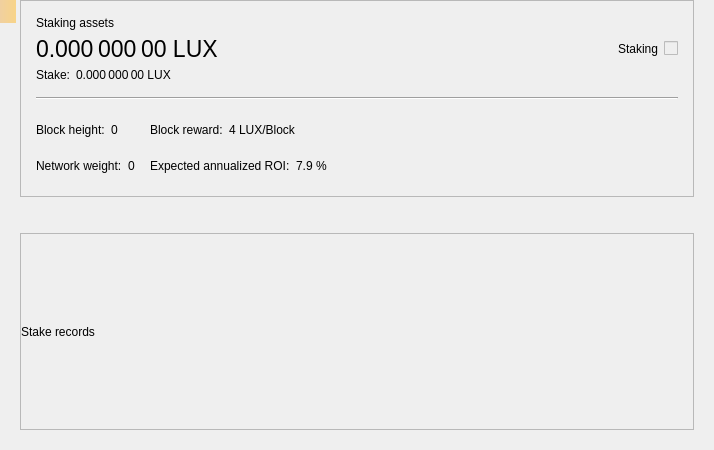
<?xml version="1.0" encoding="UTF-8"?>
<ui version="4.0">
 <class>StakePage</class>
 <widget class="QWidget" name="StakePage">
  <property name="geometry">
   <rect>
    <x>0</x>
    <y>0</y>
    <width>714</width>
    <height>450</height>
   </rect>
  </property>
  <property name="windowTitle">
   <string>Form</string>
  </property>
  <layout class="QVBoxLayout" name="verticalLayout_3">
   <property name="leftMargin">
    <number>20</number>
   </property>
   <property name="topMargin">
    <number>0</number>
   </property>
   <property name="rightMargin">
    <number>20</number>
   </property>
   <property name="bottomMargin">
    <number>20</number>
   </property>
   <item>
    <widget class="QFrame" name="frameStakeInfo">
     <property name="frameShape">
      <enum>QFrame::StyledPanel</enum>
     </property>
     <property name="frameShadow">
      <enum>QFrame::Raised</enum>
     </property>
     <layout class="QVBoxLayout" name="verticalLayout">
      <property name="spacing">
       <number>15</number>
      </property>
      <property name="leftMargin">
       <number>15</number>
      </property>
      <property name="topMargin">
       <number>15</number>
      </property>
      <property name="rightMargin">
       <number>15</number>
      </property>
      <property name="bottomMargin">
       <number>15</number>
      </property>
      <item>
       <layout class="QGridLayout" name="gridLayout_2">
        <property name="spacing">
         <number>6</number>
        </property>
        <item row="1" column="0">
         <widget class="QLabel" name="labelAssets">
          <property name="font">
           <font>
            <pointsize>17</pointsize>
           </font>
          </property>
          <property name="cursor">
           <cursorShape>IBeamCursor</cursorShape>
          </property>
          <property name="toolTip">
           <string>Your current spendable balance</string>
          </property>
          <property name="text">
           <string notr="true">0.000 000 00 LUX</string>
          </property>
          <property name="alignment">
           <set>Qt::AlignLeading|Qt::AlignLeft|Qt::AlignVCenter</set>
          </property>
          <property name="textInteractionFlags">
           <set>Qt::LinksAccessibleByMouse|Qt::TextSelectableByMouse</set>
          </property>
         </widget>
        </item>
        <item row="0" column="0">
         <widget class="QLabel" name="labelAssetsText">
          <property name="text">
           <string>Staking assets</string>
          </property>
          <property name="alignment">
           <set>Qt::AlignLeading|Qt::AlignLeft|Qt::AlignVCenter</set>
          </property>
         </widget>
        </item>
        <item row="1" column="2">
         <spacer name="horizontalSpacer_2">
          <property name="orientation">
           <enum>Qt::Horizontal</enum>
          </property>
          <property name="sizeHint" stdset="0">
           <size>
            <width>40</width>
            <height>20</height>
           </size>
          </property>
         </spacer>
        </item>
        <item row="4" column="0">
         <layout class="QHBoxLayout" name="horizontalLayout_5">
          <property name="spacing">
           <number>6</number>
          </property>
          <item>
           <widget class="QLabel" name="labelStakeText">
            <property name="sizePolicy">
             <sizepolicy hsizetype="Maximum" vsizetype="Preferred">
              <horstretch>0</horstretch>
              <verstretch>0</verstretch>
             </sizepolicy>
            </property>
            <property name="text">
             <string>Stake:</string>
            </property>
            <property name="alignment">
             <set>Qt::AlignLeading|Qt::AlignLeft|Qt::AlignVCenter</set>
            </property>
           </widget>
          </item>
          <item>
           <widget class="QLabel" name="labelStake">
            <property name="text">
             <string>0.000 000 00 LUX</string>
            </property>
            <property name="alignment">
             <set>Qt::AlignLeading|Qt::AlignLeft|Qt::AlignVCenter</set>
            </property>
            <property name="textInteractionFlags">
             <set>Qt::LinksAccessibleByMouse|Qt::TextSelectableByMouse</set>
            </property>
           </widget>
          </item>
          <item>
           <spacer name="horizontalSpacer_3">
            <property name="orientation">
             <enum>Qt::Horizontal</enum>
            </property>
            <property name="sizeType">
             <enum>QSizePolicy::Minimum</enum>
            </property>
            <property name="sizeHint" stdset="0">
             <size>
              <width>0</width>
              <height>0</height>
             </size>
            </property>
           </spacer>
          </item>
         </layout>
        </item>
        <item row="1" column="4">
         <widget class="QLabel" name="labelStaking">
          <property name="text">
           <string>Staking</string>
          </property>
         </widget>
        </item>
        <item row="1" column="5">
         <widget class="QSwitchControl" name="checkStake">
          <property name="enabled">
           <bool>false</bool>
          </property>
         </widget>
        </item>
       </layout>
      </item>
      <item>
       <widget class="Line" name="hLine">
        <property name="orientation">
         <enum>Qt::Horizontal</enum>
        </property>
       </widget>
      </item>
      <item>
       <layout class="QGridLayout" name="gridLayout">
        <property name="verticalSpacing">
         <number>6</number>
        </property>
        <item row="0" column="0">
         <layout class="QHBoxLayout" name="horizontalLayout">
          <property name="spacing">
           <number>6</number>
          </property>
          <item>
           <widget class="QLabel" name="labelHeightText">
            <property name="sizePolicy">
             <sizepolicy hsizetype="Maximum" vsizetype="Preferred">
              <horstretch>0</horstretch>
              <verstretch>0</verstretch>
             </sizepolicy>
            </property>
            <property name="text">
             <string>Block height:</string>
            </property>
            <property name="alignment">
             <set>Qt::AlignLeading|Qt::AlignLeft|Qt::AlignVCenter</set>
            </property>
           </widget>
          </item>
          <item>
           <widget class="QLabel" name="labelHeight">
            <property name="text">
             <string>0</string>
            </property>
            <property name="alignment">
             <set>Qt::AlignLeading|Qt::AlignLeft|Qt::AlignVCenter</set>
            </property>
            <property name="textInteractionFlags">
             <set>Qt::LinksAccessibleByMouse|Qt::TextSelectableByMouse</set>
            </property>
           </widget>
          </item>
          <item>
           <spacer name="horizontalSpacer_4">
            <property name="orientation">
             <enum>Qt::Horizontal</enum>
            </property>
            <property name="sizeType">
             <enum>QSizePolicy::Minimum</enum>
            </property>
            <property name="sizeHint" stdset="0">
             <size>
              <width>0</width>
              <height>0</height>
             </size>
            </property>
           </spacer>
          </item>
         </layout>
        </item>
        <item row="0" column="1">
         <layout class="QHBoxLayout" name="horizontalLayout_3">
          <property name="spacing">
           <number>6</number>
          </property>
          <item>
           <widget class="QLabel" name="labelRewardText">
            <property name="sizePolicy">
             <sizepolicy hsizetype="Maximum" vsizetype="Preferred">
              <horstretch>0</horstretch>
              <verstretch>0</verstretch>
             </sizepolicy>
            </property>
            <property name="text">
             <string>Block reward:</string>
            </property>
            <property name="alignment">
             <set>Qt::AlignLeading|Qt::AlignLeft|Qt::AlignVCenter</set>
            </property>
           </widget>
          </item>
          <item>
           <widget class="QLabel" name="labelReward">
            <property name="text">
             <string>4 LUX/Block</string>
            </property>
            <property name="alignment">
             <set>Qt::AlignLeading|Qt::AlignLeft|Qt::AlignVCenter</set>
            </property>
            <property name="textInteractionFlags">
             <set>Qt::LinksAccessibleByMouse|Qt::TextSelectableByMouse</set>
            </property>
           </widget>
          </item>
          <item>
           <spacer name="horizontalSpacer_6">
            <property name="orientation">
             <enum>Qt::Horizontal</enum>
            </property>
            <property name="sizeType">
             <enum>QSizePolicy::Minimum</enum>
            </property>
            <property name="sizeHint" stdset="0">
             <size>
              <width>0</width>
              <height>0</height>
             </size>
            </property>
           </spacer>
          </item>
         </layout>
        </item>
        <item row="0" column="2" rowspan="2">
         <spacer name="horizontalSpacer">
          <property name="orientation">
           <enum>Qt::Horizontal</enum>
          </property>
          <property name="sizeHint" stdset="0">
           <size>
            <width>40</width>
            <height>20</height>
           </size>
          </property>
         </spacer>
        </item>
        <item row="1" column="0">
         <layout class="QHBoxLayout" name="horizontalLayout_2">
          <property name="spacing">
           <number>6</number>
          </property>
          <item>
           <widget class="QLabel" name="labelWeightText">
            <property name="sizePolicy">
             <sizepolicy hsizetype="Maximum" vsizetype="Preferred">
              <horstretch>0</horstretch>
              <verstretch>0</verstretch>
             </sizepolicy>
            </property>
            <property name="text">
             <string>Network weight:</string>
            </property>
            <property name="alignment">
             <set>Qt::AlignLeading|Qt::AlignLeft|Qt::AlignVCenter</set>
            </property>
           </widget>
          </item>
          <item>
           <widget class="QLabel" name="labelWeight">
            <property name="text">
             <string>0</string>
            </property>
            <property name="alignment">
             <set>Qt::AlignLeading|Qt::AlignLeft|Qt::AlignVCenter</set>
            </property>
            <property name="textInteractionFlags">
             <set>Qt::LinksAccessibleByMouse|Qt::TextSelectableByMouse</set>
            </property>
           </widget>
          </item>
          <item>
           <spacer name="horizontalSpacer_5">
            <property name="orientation">
             <enum>Qt::Horizontal</enum>
            </property>
            <property name="sizeType">
             <enum>QSizePolicy::Minimum</enum>
            </property>
            <property name="sizeHint" stdset="0">
             <size>
              <width>0</width>
              <height>0</height>
             </size>
            </property>
           </spacer>
          </item>
         </layout>
        </item>
        <item row="1" column="1">
         <layout class="QHBoxLayout" name="horizontalLayout_4">
          <property name="spacing">
           <number>6</number>
          </property>
          <item>
           <widget class="QLabel" name="labelROIText">
            <property name="sizePolicy">
             <sizepolicy hsizetype="Maximum" vsizetype="Preferred">
              <horstretch>0</horstretch>
              <verstretch>0</verstretch>
             </sizepolicy>
            </property>
            <property name="text">
             <string>Expected annualized ROI:</string>
            </property>
            <property name="alignment">
             <set>Qt::AlignLeading|Qt::AlignLeft|Qt::AlignVCenter</set>
            </property>
           </widget>
          </item>
          <item>
           <widget class="QLabel" name="labelROI">
            <property name="text">
             <string>7.9 %</string>
            </property>
            <property name="alignment">
             <set>Qt::AlignLeading|Qt::AlignLeft|Qt::AlignVCenter</set>
            </property>
            <property name="textInteractionFlags">
             <set>Qt::LinksAccessibleByMouse|Qt::TextSelectableByMouse</set>
            </property>
           </widget>
          </item>
          <item>
           <spacer name="horizontalSpacer_7">
            <property name="orientation">
             <enum>Qt::Horizontal</enum>
            </property>
            <property name="sizeType">
             <enum>QSizePolicy::Minimum</enum>
            </property>
            <property name="sizeHint" stdset="0">
             <size>
              <width>0</width>
              <height>0</height>
             </size>
            </property>
           </spacer>
          </item>
         </layout>
        </item>
       </layout>
      </item>
     </layout>
    </widget>
   </item>
   <item>
    <spacer name="verticalSpacer">
     <property name="orientation">
      <enum>Qt::Vertical</enum>
     </property>
     <property name="sizeType">
      <enum>QSizePolicy::Fixed</enum>
     </property>
     <property name="sizeHint" stdset="0">
      <size>
       <width>20</width>
       <height>30</height>
      </size>
     </property>
    </spacer>
   </item>
   <item>
    <widget class="QFrame" name="frameStakeRecords">
     <property name="frameShape">
      <enum>QFrame::StyledPanel</enum>
     </property>
     <property name="frameShadow">
      <enum>QFrame::Raised</enum>
     </property>
     <layout class="QVBoxLayout" name="verticalLayout_2">
      <property name="leftMargin">
       <number>0</number>
      </property>
      <property name="topMargin">
       <number>0</number>
      </property>
      <property name="rightMargin">
       <number>0</number>
      </property>
      <property name="bottomMargin">
       <number>0</number>
      </property>
      <item>
       <widget class="QLabel" name="labelRecordsText">
        <property name="text">
         <string>Stake records</string>
        </property>
       </widget>
      </item>
     </layout>
    </widget>
   </item>
  </layout>
  <widget class="QLabel" name="labelAlerts">
   <property name="geometry">
    <rect>
     <x>0</x>
     <y>0</y>
     <width>16</width>
     <height>23</height>
    </rect>
   </property>
   <property name="visible">
    <bool>false</bool>
   </property>
   <property name="styleSheet">
    <string notr="true">QLabel { background-color: qlineargradient(x1: 0, y1: 0, x2: 1, y2: 0, stop:0 #F0D0A0, stop:1 #F8D488); color:#000000; }</string>
   </property>
   <property name="wordWrap">
    <bool>true</bool>
   </property>
   <property name="margin">
    <number>3</number>
   </property>
   <property name="textInteractionFlags">
    <set>Qt::TextSelectableByMouse</set>
   </property>
  </widget>
 </widget>
 <customwidgets>
  <customwidget>
   <class>QSwitchControl</class>
   <extends>QCheckBox</extends>
   <header>qt/qswitchcontrol.h</header>
  </customwidget>
 </customwidgets>
 <resources/>
 <connections/>
</ui>
